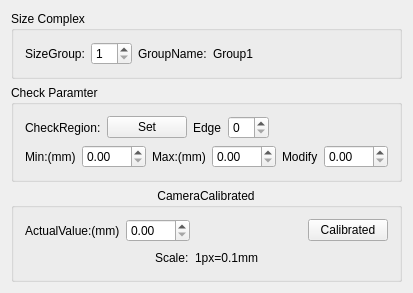
<?xml version="1.0" encoding="UTF-8"?>
<ui version="4.0">
 <class>CDlgVertSize</class>
 <widget class="CItemDlg" name="CDlgVertSize">
  <property name="geometry">
   <rect>
    <x>0</x>
    <y>0</y>
    <width>382</width>
    <height>285</height>
   </rect>
  </property>
  <property name="windowTitle">
   <string>Vertical Size Dialog</string>
  </property>
  <layout class="QVBoxLayout" name="verticalLayout_3">
   <item>
    <widget class="QGroupBox" name="groupBoxComplex">
     <property name="sizePolicy">
      <sizepolicy hsizetype="Preferred" vsizetype="Preferred">
       <horstretch>0</horstretch>
       <verstretch>0</verstretch>
      </sizepolicy>
     </property>
     <property name="title">
      <string>Size Complex</string>
     </property>
     <layout class="QVBoxLayout" name="verticalLayout_4">
      <item>
       <layout class="QHBoxLayout" name="horizontalLayout_6">
        <item>
         <widget class="QLabel" name="label_9">
          <property name="text">
           <string>SizeGroup:</string>
          </property>
         </widget>
        </item>
        <item>
         <widget class="QSpinBox" name="spinSizeGroup">
          <property name="contextMenuPolicy">
           <enum>Qt::NoContextMenu</enum>
          </property>
          <property name="minimum">
           <number>1</number>
          </property>
          <property name="maximum">
           <number>20</number>
          </property>
         </widget>
        </item>
        <item>
         <widget class="QLabel" name="label_10">
          <property name="text">
           <string>GroupName:</string>
          </property>
         </widget>
        </item>
        <item>
         <widget class="QLabel" name="labelGroupName">
          <property name="text">
           <string>Group1</string>
          </property>
         </widget>
        </item>
        <item>
         <spacer name="horizontalSpacer_6">
          <property name="orientation">
           <enum>Qt::Horizontal</enum>
          </property>
          <property name="sizeHint" stdset="0">
           <size>
            <width>13</width>
            <height>17</height>
           </size>
          </property>
         </spacer>
        </item>
       </layout>
      </item>
     </layout>
    </widget>
   </item>
   <item>
    <widget class="QGroupBox" name="groupBoxCheck">
     <property name="title">
      <string>Check Paramter</string>
     </property>
     <layout class="QVBoxLayout" name="verticalLayout">
      <item>
       <layout class="QHBoxLayout" name="horizontalLayout_3">
        <item>
         <widget class="QLabel" name="label_6">
          <property name="text">
           <string>CheckRegion:</string>
          </property>
         </widget>
        </item>
        <item>
         <widget class="QPushButton" name="btnSizeRect">
          <property name="text">
           <string>Set</string>
          </property>
         </widget>
        </item>
        <item>
         <widget class="QLabel" name="label_7">
          <property name="text">
           <string>Edge</string>
          </property>
         </widget>
        </item>
        <item>
         <widget class="QSpinBox" name="spinEdge">
          <property name="contextMenuPolicy">
           <enum>Qt::NoContextMenu</enum>
          </property>
         </widget>
        </item>
        <item>
         <spacer name="horizontalSpacer_4">
          <property name="orientation">
           <enum>Qt::Horizontal</enum>
          </property>
          <property name="sizeHint" stdset="0">
           <size>
            <width>20</width>
            <height>20</height>
           </size>
          </property>
         </spacer>
        </item>
       </layout>
      </item>
      <item>
       <layout class="QHBoxLayout" name="horizontalLayout_4">
        <item>
         <widget class="QLabel" name="label_4">
          <property name="text">
           <string>Min:(mm)</string>
          </property>
         </widget>
        </item>
        <item>
         <widget class="QDoubleSpinBox" name="spinLower">
          <property name="contextMenuPolicy">
           <enum>Qt::NoContextMenu</enum>
          </property>
          <property name="maximum">
           <double>999.990000000000009</double>
          </property>
          <property name="singleStep">
           <double>0.100000000000000</double>
          </property>
         </widget>
        </item>
        <item>
         <widget class="QLabel" name="label_5">
          <property name="text">
           <string>Max:(mm)</string>
          </property>
         </widget>
        </item>
        <item>
         <widget class="QDoubleSpinBox" name="spinUpper">
          <property name="contextMenuPolicy">
           <enum>Qt::NoContextMenu</enum>
          </property>
          <property name="maximum">
           <double>999.990000000000009</double>
          </property>
          <property name="singleStep">
           <double>0.100000000000000</double>
          </property>
         </widget>
        </item>
        <item>
         <widget class="QLabel" name="label_8">
          <property name="text">
           <string>Modify</string>
          </property>
         </widget>
        </item>
        <item>
         <widget class="QDoubleSpinBox" name="spinModify">
          <property name="contextMenuPolicy">
           <enum>Qt::NoContextMenu</enum>
          </property>
          <property name="maximum">
           <double>999.990000000000009</double>
          </property>
          <property name="singleStep">
           <double>0.100000000000000</double>
          </property>
         </widget>
        </item>
       </layout>
      </item>
     </layout>
    </widget>
   </item>
   <item>
    <widget class="QGroupBox" name="groupBox">
     <property name="title">
      <string>CameraCalibrated</string>
     </property>
     <property name="alignment">
      <set>Qt::AlignHCenter|Qt::AlignTop</set>
     </property>
     <layout class="QVBoxLayout" name="verticalLayout_2">
      <item>
       <layout class="QHBoxLayout" name="horizontalLayout_2">
        <item>
         <widget class="QLabel" name="label">
          <property name="text">
           <string>ActualValue:(mm)</string>
          </property>
         </widget>
        </item>
        <item>
         <widget class="QDoubleSpinBox" name="spinReal">
          <property name="contextMenuPolicy">
           <enum>Qt::NoContextMenu</enum>
          </property>
          <property name="maximum">
           <double>999.990000000000009</double>
          </property>
          <property name="singleStep">
           <double>0.100000000000000</double>
          </property>
         </widget>
        </item>
        <item>
         <spacer name="horizontalSpacer_5">
          <property name="orientation">
           <enum>Qt::Horizontal</enum>
          </property>
          <property name="sizeHint" stdset="0">
           <size>
            <width>37</width>
            <height>17</height>
           </size>
          </property>
         </spacer>
        </item>
        <item>
         <widget class="QPushButton" name="btnCalib">
          <property name="text">
           <string>Calibrated</string>
          </property>
         </widget>
        </item>
       </layout>
      </item>
      <item>
       <layout class="QHBoxLayout" name="horizontalLayout">
        <item>
         <spacer name="horizontalSpacer">
          <property name="orientation">
           <enum>Qt::Horizontal</enum>
          </property>
          <property name="sizeHint" stdset="0">
           <size>
            <width>40</width>
            <height>20</height>
           </size>
          </property>
         </spacer>
        </item>
        <item>
         <widget class="QLabel" name="label_2">
          <property name="text">
           <string>Scale:</string>
          </property>
         </widget>
        </item>
        <item>
         <widget class="QLabel" name="labelRuler">
          <property name="text">
           <string>1px=0.1mm</string>
          </property>
         </widget>
        </item>
        <item>
         <spacer name="horizontalSpacer_3">
          <property name="orientation">
           <enum>Qt::Horizontal</enum>
          </property>
          <property name="sizeHint" stdset="0">
           <size>
            <width>40</width>
            <height>20</height>
           </size>
          </property>
         </spacer>
        </item>
       </layout>
      </item>
     </layout>
    </widget>
   </item>
  </layout>
 </widget>
 <layoutdefault spacing="6" margin="11"/>
 <customwidgets>
  <customwidget>
   <class>CItemDlg</class>
   <extends>QWidget</extends>
   <header>citemdlg.h</header>
   <container>1</container>
  </customwidget>
 </customwidgets>
 <resources/>
 <connections/>
 <slots>
  <slot>accept()</slot>
  <slot>reject()</slot>
 </slots>
</ui>
